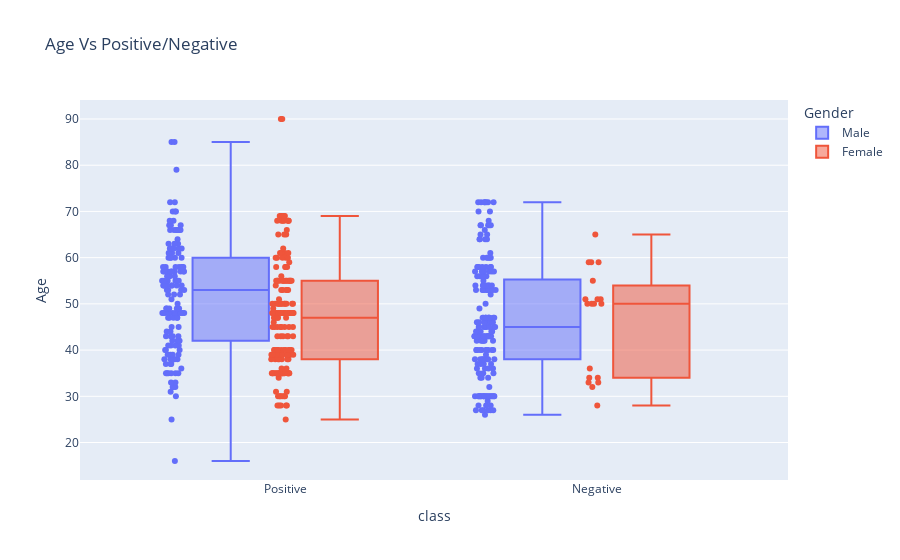

The code cell stored with this chart in its notebook:
### Code cell
genbox = px.box(Diabetes, y="Age", x="class", color="Gender", points="all", title= "Age Vs Positive/Negative")
genbox.show()

### Figure 1 — Plotly figure (JSON) as saved in the notebook; plotly's stock layout.template omitted (floating-point values rounded to 4 significant figures; data arrays with more than 128 entries replaced by an {"elided": "..."} marker saying what was removed)
{"data": [{"alignmentgroup": "True", "boxpoints": "all", "hovertemplate": "Gender=Male<br>class=%{x}<br>Age=%{y}<extra></extra>", "legendgroup": "Male", "marker": {"color": "#636efa"}, "name": "Male", "notched": false, "offsetgroup": "Male", "orientation": "v", "showlegend": true, "type": "box", "x": {"elided": "328 str values"}, "x0": " ", "xaxis": "x", "y": {"elided": "328 int values"}, "y0": " ", "yaxis": "y"}, {"alignmentgroup": "True", "boxpoints": "all", "hovertemplate": "Gender=Female<br>class=%{x}<br>Age=%{y}<extra></extra>", "legendgroup": "Female", "marker": {"color": "#EF553B"}, "name": "Female", "notched": false, "offsetgroup": "Female", "orientation": "v", "showlegend": true, "type": "box", "x": {"elided": "192 str values"}, "x0": " ", "xaxis": "x", "y": {"elided": "192 int values"}, "y0": " ", "yaxis": "y"}], "layout": {"boxmode": "group", "legend": {"title": {"text": "Gender"}, "tracegroupgap": 0}, "title": {"text": "Age Vs Positive/Negative"}, "xaxis": {"anchor": "y", "domain": [0, 1], "title": {"text": "class"}}, "yaxis": {"anchor": "x", "domain": [0, 1], "title": {"text": "Age"}}}}
